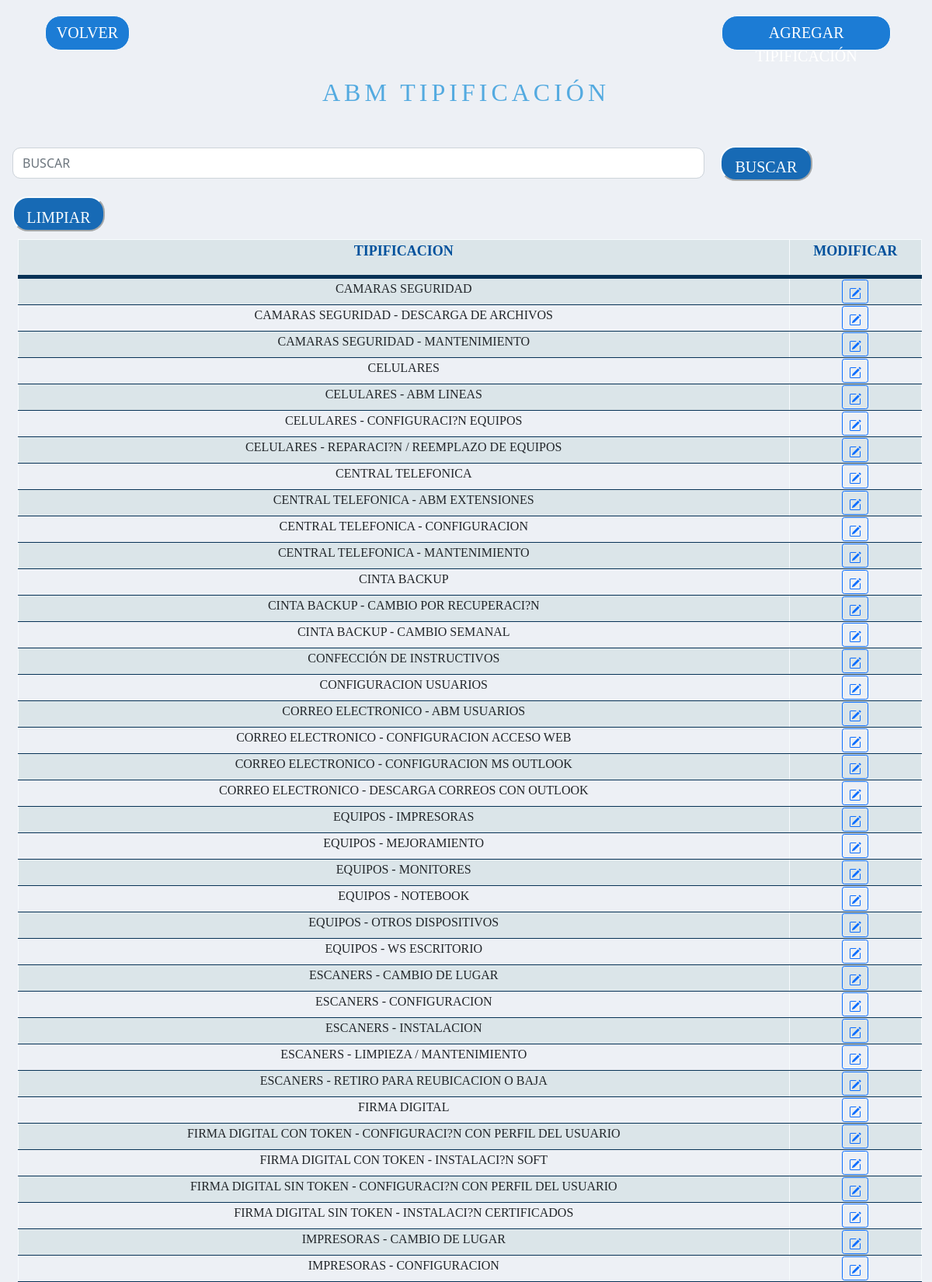
/abmtipificacion.php (signed in, upper part), run on the app's committed database.
### tables this page shows
CREATE TABLE `tipificacion` (
  `ID_TIPIFICACION` int(3) NOT NULL,
  `TIPIFICACION` text NOT NULL
);

### abmtipificacion.php (the view, shortened to what this page needs)
<?php
include('conexion.php');
?>
<!DOCTYPE html>
<html>
<head>
    <link href="https://cdn.jsdelivr.net/npm/bootstrap@5.1.3/dist/css/bootstrap.min.css" rel="stylesheet">
    <link rel="stylesheet" href="https://cdn.jsdelivr.net/npm/bootstrap-icons@1.5.0/font/bootstrap-icons.css">
	<link rel="stylesheet" type="text/css" href="estiloallabm.css">
</head>
<body>
    <section id="inicio">
        <div id="reporteEst" style="width: 97%; margin-left: 20px;">
            <div class="form-group row justify-content-between" style="margin: 10px; padding:10px;">
                <a id="vlv"  href="abm.php" class="col-3 btn btn-primary " type="button"  value="VOLVER">VOLVER</a>
                <a id="agr"  href="agregartipificacion.php" class="col-3 btn btn-primary " type="button">AGREGAR TIPIFICACIÓN</a>
            </div>
         </div>
        <h1>ABM TIPIFICACIÓN</h1>
		<form method="POST" action="abmtipificacion.php">
				<div class="form-group row">
					<input type="text" style="margin-left: 10px; width: 75%; height: 40px; margin-top: 12px; 	box-sizing: border-box; border-radius: 10px; text-transform:uppercase;" name="buscar"  placeholder="Buscar"  class="form-control largo col-xl-4 col-lg-4">
					<input id="vlva" class="button col-xl-2 col-lg-2" style="margin-left: 10px; margin-top: 10px;" type="submit" name="btn2" value="BUSCAR"></input>
					<input id="vlva" class="button col-xl-2 col-lg-2" style="margin-left: 10px; margin-top: 10px;" type="submit" name="btn1" value="LIMPIAR"></input>
				</div>
			</form>
        <?php
				echo "<table width=100%>
						<thead>
							<tr>
								<th><p>TIPIFICACION</p></th>
                                <th><p>MODIFICAR</p></th>
							</tr>
						</thead>
					";
								if(isset($_POST['btn2']))
								{
									$doc = $_POST['buscar'];
									$consulta=mysqli_query($datos_base, "SELECT ID_TIPIFICACION, TIPIFICACION
									FROM tipificacion
									WHERE TIPIFICACION LIKE '%$doc%'
									ORDER BY TIPIFICACION ASC
									");
										while($listar = mysqli_fetch_array($consulta))
										{
											echo
											"
												<tr>
												<td><h4 style='font-size:16px;'>".$listar['TIPIFICACION']."</h4 ></td>
												<td class='text-center text-nowrap'><a class='btn btn-sm btn-outline-primary' href=modtipificacion.php?no=".$listar['ID_TIPIFICACION']." class=mod><svg xmlns='http://www.w3.org/2000/svg' width='16' height='16' fill='currentColor' class='bi bi-pencil-square' viewBox='0 0 16 16'>
													<path d='M15.502 1.94a.5.5 0 0 1 0 .706L14.459 3.69l-2-2L13.502.646a.5.5 0 0 1 .707 0l1.293 1.293zm-1.75 2.456-2-2L4.939 9.21a.5.5 0 0 0-.121.196l-.805 2.414a.25.25 0 0 0 .316.316l2.414-.805a.5.5 0 0 0 .196-.12l6.813-6.814z'/>
													<path fill-rule='evenodd' d='M1 13.5A1.5 1.5 0 0 0 2.5 15h11a1.5 1.5 0 0 0 1.5-1.5v-6a.5.5 0 0 0-1 0v6a.5.5 0 0 1-.5.5h-11a.5.5 0 0 1-.5-.5v-11a.5.5 0 0 1 .5-.5H9a.5.5 0 0 0 0-1H2.5A1.5 1.5 0 0 0 1 2.5v11z'/>
												</svg></a></td>
												</tr>
											";
										}
								}
								else{
									$consulta=mysqli_query($datos_base, "SELECT ID_TIPIFICACION, TIPIFICACION
									FROM tipificacion
									ORDER BY TIPIFICACION ASC
									");
										while($listar = mysqli_fetch_array($consulta))
										{
											echo
											"
												<tr>
												<td><h4 style='font-size:16px;'>".$listar['TIPIFICACION']."</h4 ></td>
												<td class='text-center text-nowrap'><a class='btn btn-sm btn-outline-primary' href=modtipificacion.php?no=".$listar['ID_TIPIFICACION']." class=mod><svg xmlns='http://www.w3.org/2000/svg' width='16' height='16' fill='currentColor' class='bi bi-pencil-square' viewBox='0 0 16 16'>
													<path d='M15.502 1.94a.5.5 0 0 1 0 .706L14.459 3.69l-2-2L13.502.646a.5.5 0 0 1 .707 0l1.293 1.293zm-1.75 2.456-2-2L4.939 9.21a.5.5 0 0 0-.121.196l-.805 2.414a.25.25 0 0 0 .316.316l2.414-.805a.5.5 0 0 0 .196-.12l6.813-6.814z'/>
													<path fill-rule='evenodd' d='M1 13.5A1.5 1.5 0 0 0 2.5 15h11a1.5 1.5 0 0 0 1.5-1.5v-6a.5.5 0 0 0-1 0v6a.5.5 0 0 1-.5.5h-11a.5.5 0 0 1-.5-.5v-11a.5.5 0 0 1 .5-.5H9a.5.5 0 0 0 0-1H2.5A1.5 1.5 0 0 0 1 2.5v11z'/>
												  </svg></a></td>
												</tr>
											";
									}
								}
								echo "</table>";
									?>
    </section>
</body>
</html>

### estiloallabm.css (style rules this page uses)
section, header { width: 97%; margin-left: auto; margin-right: auto; }
h1 { text-align: center; color: #53AAE0; font-family: TrasandinaBlack; margin-bottom: 40px; margin-top:25px; font-size: 32px; letter-spacing: 5px; }
h4 { text-align: center; font-family: TrasandinaBook; font-size: 14px; text-transform: uppercase; }
p { text-align: center; font-family: TrasandinaMedium; color: #00519C; font-size: 18px; }
#inicio { height: auto; }
input { height: 40px; width: auto; margin: 10px; margin-top: 0px; margin-left: 20px; padding: 10px; display: inline; box-sizing: border-box; border-radius: 10px; border-color: white; }
input { background-color: white; }
::placeholder { color: black; }
.button { width: 200px; height: 50px; color: #f7fbfd; font-size: 20px; float: right; font-family: TrasandinaBook; background-color: #53AAE0; border-color: #f7fbfd; }
#vlv { width: 10%; height: 45px; background-color: #1c7cd5; border-color: #f7fbfd; font-size: 20px; font-family: TrasandinaBook; border-radius: 20px; }
#agr { width: 20%; height: 45px; background-color: #1c7cd5; border-color: #f7fbfd; font-size: 20px; font-family: TrasandinaBook; border-radius: 20px; }
h1 { text-align: center; color: #53AAE0; font-family: TrasandinaBlack; font-size: 32px; letter-spacing: 5px; }
table { text-align: left; margin-left: 5px; background-color: #dbe5e9; border-collapse: collapse; width:100%; }
th, td { border: solid 1px #f7fbfd; border-bottom: solid 1px #073256; }
thead { background-color: #dbe5e9; border-bottom: solid 5px #073256; width: 100%; }
tr:nth-child(even) { background-color: #edf0f5; }
#vlva { width: 10%; height: 45px; background-color: #176AB5; border-color: #f7fbfd; font-size: 20px; font-family: TrasandinaBook; border-radius: 20px; }

### abmtipificacion.php (style rules this page uses)
body { background-color: #edf0f5; }

### data on the page
tipificacion: TIPIFICACION "CAMARAS SEGURIDAD"
tipificacion: TIPIFICACION "CAMARAS SEGURIDAD - DESCARGA DE ARCHIVOS"
tipificacion: TIPIFICACION "CAMARAS SEGURIDAD - MANTENIMIENTO"
tipificacion: TIPIFICACION "CELULARES"
tipificacion: TIPIFICACION "CELULARES - ABM LINEAS"
tipificacion: TIPIFICACION "CELULARES - CONFIGURACI?N EQUIPOS"
tipificacion: TIPIFICACION "CELULARES - REPARACI?N / REEMPLAZO DE EQUIPOS"
tipificacion: TIPIFICACION "CENTRAL TELEFONICA"
tipificacion: TIPIFICACION "CENTRAL TELEFONICA - ABM EXTENSIONES"
tipificacion: TIPIFICACION "CENTRAL TELEFONICA - CONFIGURACION"
tipificacion: TIPIFICACION "CENTRAL TELEFONICA - MANTENIMIENTO"
tipificacion: TIPIFICACION "CINTA BACKUP"
tipificacion: TIPIFICACION "CINTA BACKUP - CAMBIO POR RECUPERACI?N"
tipificacion: TIPIFICACION "CINTA BACKUP - CAMBIO SEMANAL"
tipificacion: TIPIFICACION "CONFECCIÓN DE INSTRUCTIVOS"
tipificacion: TIPIFICACION "CONFIGURACION USUARIOS"
tipificacion: TIPIFICACION "CORREO ELECTRONICO - ABM USUARIOS"
tipificacion: TIPIFICACION "CORREO ELECTRONICO - CONFIGURACION ACCESO WEB"
tipificacion: TIPIFICACION "CORREO ELECTRONICO - CONFIGURACION MS OUTLOOK"
tipificacion: TIPIFICACION "CORREO ELECTRONICO - DESCARGA CORREOS CON OUTLOOK"
tipificacion: TIPIFICACION "EQUIPOS - IMPRESORAS"
tipificacion: TIPIFICACION "EQUIPOS - MEJORAMIENTO"
tipificacion: TIPIFICACION "EQUIPOS - MONITORES"
tipificacion: TIPIFICACION "EQUIPOS - NOTEBOOK"
tipificacion: TIPIFICACION "EQUIPOS - OTROS DISPOSITIVOS"
tipificacion: TIPIFICACION "EQUIPOS - WS ESCRITORIO"
tipificacion: TIPIFICACION "ESCANERS - CAMBIO DE LUGAR"
tipificacion: TIPIFICACION "ESCANERS - CONFIGURACION"
tipificacion: TIPIFICACION "ESCANERS - INSTALACION"
tipificacion: TIPIFICACION "ESCANERS - LIMPIEZA / MANTENIMIENTO"
tipificacion: TIPIFICACION "ESCANERS - RETIRO PARA REUBICACION O BAJA"
tipificacion: TIPIFICACION "FIRMA DIGITAL"
tipificacion: TIPIFICACION "FIRMA DIGITAL CON TOKEN - CONFIGURACI?N CON PERFIL DEL USUARIO"
tipificacion: TIPIFICACION "FIRMA DIGITAL CON TOKEN - INSTALACI?N SOFT"
tipificacion: TIPIFICACION "FIRMA DIGITAL SIN TOKEN - CONFIGURACI?N CON PERFIL DEL USUARIO"
tipificacion: TIPIFICACION "FIRMA DIGITAL SIN TOKEN - INSTALACI?N CERTIFICADOS"
tipificacion: TIPIFICACION "IMPRESORAS - CAMBIO DE LUGAR"
tipificacion: TIPIFICACION "IMPRESORAS - CONFIGURACION"
